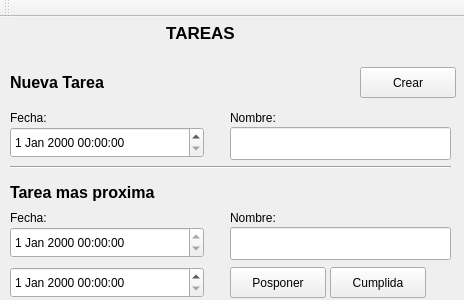
<?xml version="1.0" encoding="UTF-8"?>
<ui version="4.0">
 <class>MainWindow</class>
 <widget class="QMainWindow" name="MainWindow">
  <property name="geometry">
   <rect>
    <x>0</x>
    <y>0</y>
    <width>464</width>
    <height>300</height>
   </rect>
  </property>
  <property name="windowTitle">
   <string>MainWindow</string>
  </property>
  <widget class="QWidget" name="centralWidget">
   <widget class="QLabel" name="label">
    <property name="geometry">
     <rect>
      <x>10</x>
      <y>0</y>
      <width>381</width>
      <height>31</height>
     </rect>
    </property>
    <property name="font">
     <font>
      <pointsize>13</pointsize>
      <weight>75</weight>
      <bold>true</bold>
     </font>
    </property>
    <property name="text">
     <string>TAREAS</string>
    </property>
    <property name="alignment">
     <set>Qt::AlignCenter</set>
    </property>
   </widget>
   <widget class="QDateTimeEdit" name="txtfecha">
    <property name="geometry">
     <rect>
      <x>10</x>
      <y>110</y>
      <width>194</width>
      <height>31</height>
     </rect>
    </property>
   </widget>
   <widget class="QLabel" name="label_2">
    <property name="geometry">
     <rect>
      <x>10</x>
      <y>50</y>
      <width>101</width>
      <height>31</height>
     </rect>
    </property>
    <property name="font">
     <font>
      <pointsize>12</pointsize>
      <weight>75</weight>
      <bold>true</bold>
     </font>
    </property>
    <property name="text">
     <string>Nueva Tarea</string>
    </property>
   </widget>
   <widget class="Line" name="line">
    <property name="geometry">
     <rect>
      <x>10</x>
      <y>140</y>
      <width>441</width>
      <height>20</height>
     </rect>
    </property>
    <property name="orientation">
     <enum>Qt::Horizontal</enum>
    </property>
   </widget>
   <widget class="QLabel" name="label_3">
    <property name="geometry">
     <rect>
      <x>10</x>
      <y>90</y>
      <width>91</width>
      <height>21</height>
     </rect>
    </property>
    <property name="text">
     <string>Fecha:</string>
    </property>
   </widget>
   <widget class="QLabel" name="label_4">
    <property name="geometry">
     <rect>
      <x>230</x>
      <y>90</y>
      <width>91</width>
      <height>21</height>
     </rect>
    </property>
    <property name="text">
     <string>Nombre:</string>
    </property>
   </widget>
   <widget class="QLineEdit" name="txtnombre">
    <property name="geometry">
     <rect>
      <x>230</x>
      <y>110</y>
      <width>221</width>
      <height>33</height>
     </rect>
    </property>
   </widget>
   <widget class="QPushButton" name="pushButton">
    <property name="geometry">
     <rect>
      <x>360</x>
      <y>50</y>
      <width>96</width>
      <height>31</height>
     </rect>
    </property>
    <property name="text">
     <string>Crear</string>
    </property>
   </widget>
   <widget class="QLabel" name="label_5">
    <property name="geometry">
     <rect>
      <x>10</x>
      <y>160</y>
      <width>151</width>
      <height>31</height>
     </rect>
    </property>
    <property name="font">
     <font>
      <pointsize>12</pointsize>
      <weight>75</weight>
      <bold>true</bold>
     </font>
    </property>
    <property name="text">
     <string>Tarea mas proxima</string>
    </property>
   </widget>
   <widget class="QLabel" name="label_6">
    <property name="geometry">
     <rect>
      <x>230</x>
      <y>190</y>
      <width>91</width>
      <height>21</height>
     </rect>
    </property>
    <property name="text">
     <string>Nombre:</string>
    </property>
   </widget>
   <widget class="QLabel" name="label_7">
    <property name="geometry">
     <rect>
      <x>10</x>
      <y>190</y>
      <width>91</width>
      <height>21</height>
     </rect>
    </property>
    <property name="text">
     <string>Fecha:</string>
    </property>
   </widget>
   <widget class="QDateTimeEdit" name="fecha">
    <property name="geometry">
     <rect>
      <x>10</x>
      <y>210</y>
      <width>194</width>
      <height>31</height>
     </rect>
    </property>
    <property name="readOnly">
     <bool>true</bool>
    </property>
   </widget>
   <widget class="QLineEdit" name="nombre">
    <property name="geometry">
     <rect>
      <x>230</x>
      <y>210</y>
      <width>221</width>
      <height>33</height>
     </rect>
    </property>
    <property name="readOnly">
     <bool>true</bool>
    </property>
   </widget>
   <widget class="QDateTimeEdit" name="fechanueva">
    <property name="geometry">
     <rect>
      <x>10</x>
      <y>250</y>
      <width>194</width>
      <height>31</height>
     </rect>
    </property>
    <property name="readOnly">
     <bool>false</bool>
    </property>
   </widget>
   <widget class="QPushButton" name="pushButton_2">
    <property name="geometry">
     <rect>
      <x>230</x>
      <y>250</y>
      <width>96</width>
      <height>31</height>
     </rect>
    </property>
    <property name="text">
     <string>Posponer</string>
    </property>
   </widget>
   <widget class="QPushButton" name="pushButton_3">
    <property name="geometry">
     <rect>
      <x>330</x>
      <y>250</y>
      <width>96</width>
      <height>31</height>
     </rect>
    </property>
    <property name="text">
     <string>Cumplida</string>
    </property>
   </widget>
  </widget>
  <widget class="QToolBar" name="mainToolBar">
   <attribute name="toolBarArea">
    <enum>TopToolBarArea</enum>
   </attribute>
   <attribute name="toolBarBreak">
    <bool>false</bool>
   </attribute>
  </widget>
 </widget>
 <layoutdefault spacing="6" margin="11"/>
 <resources/>
 <connections/>
</ui>
